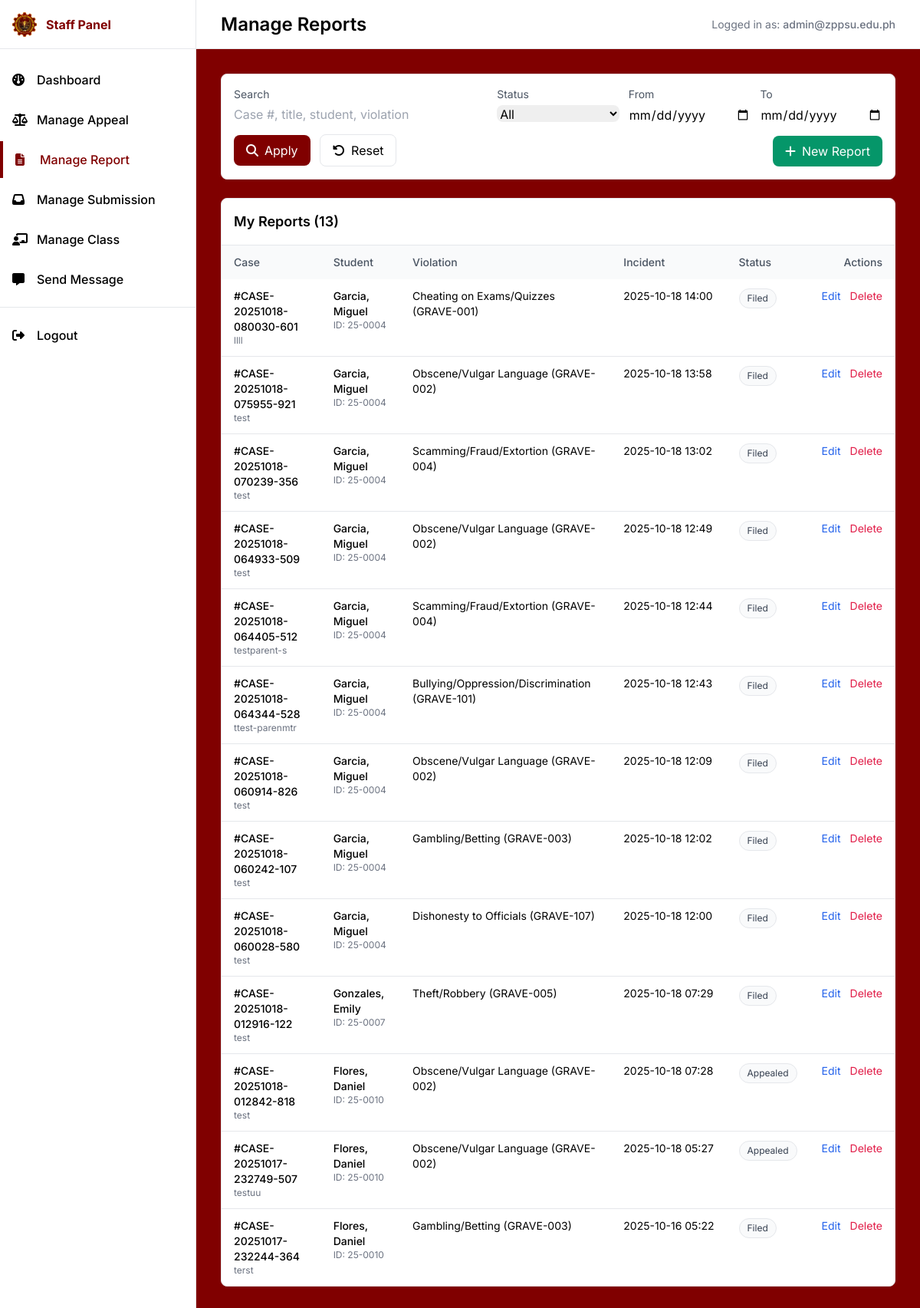
Page /pages/Staff/manage-report.php (signed in) on the committed database.
### tables this page shows
CREATE TABLE `cases` (
  `id` bigint(20) UNSIGNED NOT NULL,
  `case_number` varchar(50) NOT NULL,
  `student_id` bigint(20) UNSIGNED NOT NULL,
  `reported_by_staff_id` bigint(20) UNSIGNED NOT NULL,
  `violation_type_id` int(10) UNSIGNED NOT NULL,
  `title` varchar(255) NOT NULL,
  `description` text DEFAULT NULL,
  `location` varchar(255) DEFAULT NULL,
  `incident_date` datetime NOT NULL,
  `status_id` tinyint(3) UNSIGNED NOT NULL DEFAULT 1,
  `resolution` text DEFAULT NULL,
  `resolution_date` datetime DEFAULT NULL,
  `is_confidential` tinyint(1) DEFAULT 0,
  `created_at` timestamp NOT NULL DEFAULT current_timestamp(),
  `updated_at` timestamp NULL DEFAULT NULL ON UPDATE current_timestamp()
);

CREATE TABLE `students` (
  `id` bigint(20) UNSIGNED NOT NULL,
  `student_number` varchar(20) NOT NULL,
  `user_id` bigint(20) UNSIGNED DEFAULT NULL,
  `first_name` varchar(100) NOT NULL,
  `middle_name` varchar(100) DEFAULT NULL,
  `last_name` varchar(100) NOT NULL,
  `suffix` varchar(20) DEFAULT NULL,
  `birthdate` date DEFAULT NULL,
  `address` text DEFAULT NULL,
  `class_id` bigint(20) UNSIGNED DEFAULT NULL,
  `course_id` bigint(20) UNSIGNED DEFAULT NULL,
  `created_at` timestamp NOT NULL DEFAULT current_timestamp(),
  `updated_at` timestamp NULL DEFAULT NULL ON UPDATE current_timestamp()
);

CREATE TABLE `violation_types` (
  `id` int(10) UNSIGNED NOT NULL,
  `category_id` tinyint(3) UNSIGNED NOT NULL,
  `code` varchar(30) NOT NULL,
  `name` varchar(150) NOT NULL,
  `description` text DEFAULT NULL,
  `points` int(11) DEFAULT 0,
  `created_at` timestamp NOT NULL DEFAULT current_timestamp()
);

CREATE TABLE `case_status` (
  `id` tinyint(3) UNSIGNED NOT NULL,
  `name` varchar(50) NOT NULL,
  `description` varchar(255) DEFAULT NULL,
  `created_at` timestamp NOT NULL DEFAULT current_timestamp()
);

### pages/Staff/manage-report.php (the view, shortened to what this page needs)
<?php
  require_once __DIR__ . '/../../database/database.php';
  $currentUserId = (int)($_SESSION['user_id'] ?? 0);
  $currentStaffId = null;
  function e($v) { return htmlspecialchars((string)$v, ENT_QUOTES, 'UTF-8'); }
  $caseStatuses = [];
  try {
    $caseStatuses = $pdo->query("SELECT id, name FROM case_status ORDER BY id ASC")->fetchAll(PDO::FETCH_ASSOC) ?: [];
  } catch (Throwable $e) { $caseStatuses = []; }
  $q = trim($_GET['q'] ?? '');
  $date_from = trim($_GET['date_from'] ?? '');
  $date_to = trim($_GET['date_to'] ?? '');
  $params = [];
  $where = [];
  $where[] = '(c.reported_by_staff_id = ? OR c.reported_by_staff_id = ?)';
  $params[] = $currentStaffId;
  $params[] = $currentUserId;
  $whereSql = $where ? ('WHERE ' . implode(' AND ', $where)) : '';
  $cases = [];
  try {
    $sql = "SELECT
              c.id,
              c.case_number,
              c.title,
              c.description,
              c.location,
              c.incident_date,
              c.status_id,
              c.is_confidential,
              s.id AS student_id,
              s.first_name, s.last_name, s.student_number,
              vt.id AS violation_type_id, vt.name AS violation_name, vt.code AS violation_code
            FROM cases c
            JOIN students s ON s.id = c.student_id
            JOIN violation_types vt ON vt.id = c.violation_type_id
            $whereSql
            ORDER BY c.created_at DESC, c.id DESC";
    $stmt = $pdo->prepare($sql);
    $stmt->execute($params);
    $cases = $stmt->fetchAll(PDO::FETCH_ASSOC) ?: [];
  } catch (Throwable $e) {
    $cases = [];
  }
  include __DIR__ . '/../../components/staff-head.php';
?>
<div class="min-h-screen flex">
  <?php include __DIR__ . '/../../components/staff-sidebar.php'; ?>
  <main class="flex-1 ml-0 md:ml-64">
    <div class="h-16 flex items-center justify-between px-4 md:px-8 border-b border-gray-200 bg-white sticky top-0 z-40">
      <div class="flex items-center gap-3">
        <h1 class="text-xl md:text-2xl font-semibold">Manage Reports</h1>
      </div>
      <div class="text-sm text-gray-500">
        Logged in as: <span class="font-medium text-dark"><?php echo e($_SESSION['email'] ?? $_SESSION['username'] ?? 'Staff'); ?></span>
      </div>
    </div>
    <div class="p-4 md:p-8 space-y-6">
      <div class="bg-white border rounded-lg p-4">
        <form method="get" class="grid grid-cols-1 md:grid-cols-5 gap-3">
          <div class="md:col-span-2">
            <label class="block text-sm text-gray-600 mb-1">Search</label>
            <input type="text" name="q" value="<?php echo e($q); ?>" placeholder="Case #, title, student, violation" class="w-full border-gray-300 rounded-lg focus:ring-primary focus:border-primary" />
          </div>
          <div>
            <label class="block text-sm text-gray-600 mb-1">Status</label>
            <select name="status" class="w-full border-gray-300 rounded-lg focus:ring-primary focus:border-primary">
              <option value="">All</option>
            </select>
          </div>
          <div>
            <label class="block text-sm text-gray-600 mb-1">From</label>
            <input type="date" name="date_from" value="<?php echo e($date_from); ?>" class="w-full border-gray-300 rounded-lg focus:ring-primary focus:border-primary" />
          </div>
          <div>
            <label class="block text-sm text-gray-600 mb-1">To</label>
            <input type="date" name="date_to" value="<?php echo e($date_to); ?>" class="w-full border-gray-300 rounded-lg focus:ring-primary focus:border-primary" />
          </div>
          <div class="md:col-span-5 flex items-end justify-between gap-2">
            <div>
              <button type="submit" class="inline-flex items-center gap-2 px-4 py-2 bg-primary text-white rounded-lg hover:bg-primary/90">
                <i class="fa-solid fa-magnifying-glass"></i>
                <span>Apply</span>
              </button>
              <a href="manage-report.php" class="ml-2 inline-flex items-center gap-2 px-4 py-2 border rounded-lg hover:bg-gray-50">
                <i class="fa-solid fa-rotate-left"></i>
                <span>Reset</span>
              </a>
            </div>
            <div>
              <button type="button" class="inline-flex items-center gap-2 px-4 py-2 bg-emerald-600 text-white rounded-lg hover:bg-emerald-700" onclick="openCreateModal()">
                <i class="fa-solid fa-plus"></i>
                <span>New Report</span>
              </button>
            </div>
          </div>
        </form>
      </div>
      <section class="bg-white border rounded-lg overflow-hidden">
        <div class="flex items-center justify-between p-4 border-b">
          <h2 class="text-lg font-semibold">My Reports (<?php echo count($cases); ?>)</h2>
        </div>
        <?php if (empty($cases)): ?>
          <div class="p-6 text-gray-500">No reports found.</div>
        <?php else: ?>
          <div class="overflow-x-auto">
            <table class="min-w-full text-sm">
              <thead class="bg-gray-50 text-gray-600">
                <tr>
                  <th class="text-left font-medium px-4 py-3">Case</th>
                  <th class="text-left font-medium px-4 py-3">Student</th>
                  <th class="text-left font-medium px-4 py-3">Violation</th>
                  <th class="text-left font-medium px-4 py-3">Incident</th>
                  <th class="text-left font-medium px-4 py-3">Status</th>
                  <th class="text-right font-medium px-4 py-3">Actions</th>
                </tr>
              </thead>
              <tbody class="divide-y">
                <?php foreach ($cases as $c): ?>
                  <?php
                    $caseLabel = '#' . ($c['case_number']);
                    $studentName = trim(($c['last_name'] ?? '') . ', ' . ($c['first_name'] ?? ''));
                    $violation = ($c['violation_name'] ?? '-') . ' (' . ($c['violation_code'] ?? '') . ')';
                    $incident = $c['incident_date'] ? date('Y-m-d H:i', strtotime($c['incident_date'])) : '-';
                    $statusId = (int)($c['status_id'] ?? 1);
                    $statusName = '';
                    foreach ($caseStatuses as $st) { if ((int)$st['id'] === $statusId) { $statusName = $st['name']; break; } }
                  ?>
                  <tr class="hover:bg-gray-50">
                    <td class="px-4 py-3 align-top">
                      <div class="font-medium"><?php echo e($caseLabel); ?></div>
                      <div class="text-xs text-gray-500 truncate max-w-xs"><?php echo e($c['title'] ?? ''); ?></div>
                    </td>
                    <td class="px-4 py-3 align-top">
                      <div class="font-medium"><?php echo e($studentName); ?></div>
                      <div class="text-xs text-gray-500">ID: <?php echo e($c['student_number'] ?? ''); ?></div>
                    </td>
                    <td class="px-4 py-3 align-top"><?php echo e($violation); ?></td>
                    <td class="px-4 py-3 align-top whitespace-nowrap"><?php echo e($incident); ?></td>
                    <td class="px-4 py-3 align-top">
                      <span class="inline-block text-xs px-2.5 py-1 bg-gray-50 text-gray-700 border border-gray-200 rounded-full"><?php echo e($statusName ?: ('Status #'.$statusId)); ?></span>
                    </td>
                    <td class="px-4 py-3 align-top text-right">
                      <div class="inline-flex gap-3">
                        <button class="text-blue-600 hover:underline" onclick='openEditModal(<?php echo json_encode([
                          'id' => (int)$c['id'],
                          'student_id' => (int)$c['student_id'],
                          'violation_type_id' => (int)$c['violation_type_id'],
                          'title' => (string)($c['title'] ?? ''),
                          'description' => (string)($c['description'] ?? ''),
                          'location' => (string)($c['location'] ?? ''),
                          'incident_date' => $c['incident_date'] ? date('Y-m-d\TH:i', strtotime($c['incident_date'])) : '',
                          'status_id' => (int)$c['status_id'],
                          'is_confidential' => (int)$c['is_confidential']
                        ], JSON_HEX_TAG|JSON_HEX_APOS|JSON_HEX_AMP|JSON_HEX_QUOT); ?>)'>Edit</button>
                        <form method="post" class="inline" onsubmit="return confirmDelete();">
                          <button class="text-rose-600 hover:underline">Delete</button>
                        </form>
                      </div>
                    </td>
                  </tr>
                <?php endforeach; ?>
              </tbody>
            </table>
          </div>
        <?php endif; ?>
      </section>
    </div>
  </main>
</div>
<?php include __DIR__ . '/../../components/staff-footer.php'; ?>

### css/brand-fallback.css (style rules this page uses)
:root { --brand-primary: #800000; --brand-secondary: #a52a2a; }
.bg-primary { background-color: var(--brand-primary) !important; }

### components/staff-head.php (style rules this page uses)
body { font-family: 'Inter', ui-sans-serif, system-ui, -apple-system, Segoe UI, Roboto, Helvetica, Arial, "Apple Color Emoji", "Segoe UI Emoji"; }

### rows in the picture
cases: case_number "#CASE-20251018-080030-601", title "llll", student.first_name "Garcia, Miguel", student.student_number "25-0004", violation_type.code "Cheating on Exams/Quizzes (GRAVE-001)", incident_date "2025-10-18 14:00", status.name "Filed"
cases: case_number "#CASE-20251018-075955-921", title "test", student.first_name "Garcia, Miguel", student.student_number "25-0004", violation_type.code "Obscene/Vulgar Language (GRAVE-002)", incident_date "2025-10-18 13:58", status.name "Filed"
cases: case_number "#CASE-20251018-070239-356", title "test", student.first_name "Garcia, Miguel", student.student_number "25-0004", violation_type.code "Scamming/Fraud/Extortion (GRAVE-004)", incident_date "2025-10-18 13:02", status.name "Filed"
cases: case_number "#CASE-20251018-064933-509", title "test", student.first_name "Garcia, Miguel", student.student_number "25-0004", violation_type.code "Obscene/Vulgar Language (GRAVE-002)", incident_date "2025-10-18 12:49", status.name "Filed"
cases: case_number "#CASE-20251018-064405-512", title "testparent-s", student.first_name "Garcia, Miguel", student.student_number "25-0004", violation_type.code "Scamming/Fraud/Extortion (GRAVE-004)", incident_date "2025-10-18 12:44", status.name "Filed"
cases: case_number "#CASE-20251018-064344-528", title "ttest-parenmtr", student.first_name "Garcia, Miguel", student.student_number "25-0004", violation_type.code "Bullying/Oppression/Discrimination (GRAVE-101)", incident_date "2025-10-18 12:43", status.name "Filed"
cases: case_number "#CASE-20251018-060914-826", title "test", student.first_name "Garcia, Miguel", student.student_number "25-0004", violation_type.code "Obscene/Vulgar Language (GRAVE-002)", incident_date "2025-10-18 12:09", status.name "Filed"
cases: case_number "#CASE-20251018-060242-107", title "test", student.first_name "Garcia, Miguel", student.student_number "25-0004", violation_type.code "Gambling/Betting (GRAVE-003)", incident_date "2025-10-18 12:02", status.name "Filed"
cases: case_number "#CASE-20251018-060028-580", title "test", student.first_name "Garcia, Miguel", student.student_number "25-0004", violation_type.code "Dishonesty to Officials (GRAVE-107)", incident_date "2025-10-18 12:00", status.name "Filed"
cases: case_number "#CASE-20251018-012916-122", title "test", student.first_name "Gonzales, Emily", student.student_number "25-0007", violation_type.code "Theft/Robbery (GRAVE-005)", incident_date "2025-10-18 07:29", status.name "Filed"
cases: case_number "#CASE-20251018-012842-818", title "test", student.first_name "Flores, Daniel", student.student_number "25-0010", violation_type.code "Obscene/Vulgar Language (GRAVE-002)", incident_date "2025-10-18 07:28", status.name "Appealed"
cases: case_number "#CASE-20251017-232749-507", title "testuu", student.first_name "Flores, Daniel", student.student_number "25-0010", violation_type.code "Obscene/Vulgar Language (GRAVE-002)", incident_date "2025-10-18 05:27", status.name "Appealed"
cases: case_number "#CASE-20251017-232244-364", title "terst", student.first_name "Flores, Daniel", student.student_number "25-0010", violation_type.code "Gambling/Betting (GRAVE-003)", incident_date "2025-10-16 05:22", status.name "Filed"

### other values in the picture
$_SESSION['email'] "admin@zppsu.edu.ph"
count($cases) "13"
